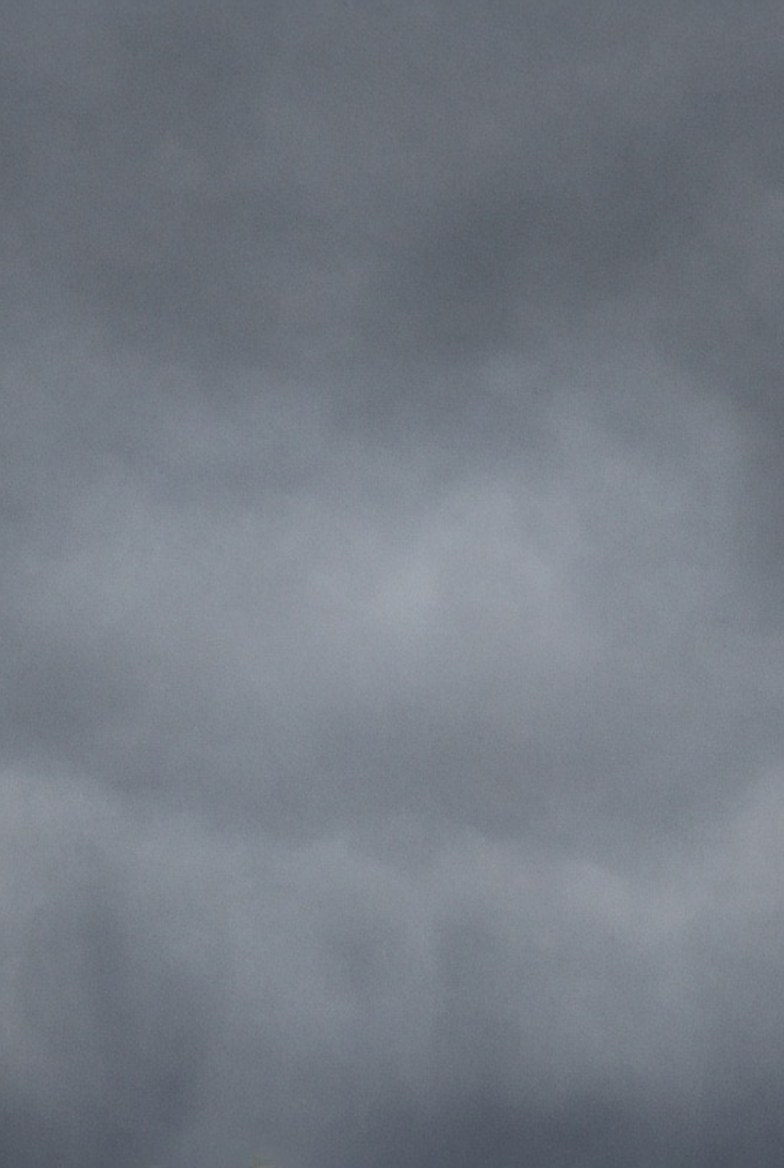
#> input picture virga.jpg, 784 x 1168 px, found by its file name
$ python make-og.py --sky virga.jpg --time 16:03 --word virga --out og-virga.jpg
#> lines starting #> are read from the running program, lines starting #| are printed output that depends on the picture
#!/usr/bin/env python3
"""Compose Sky Instrument og:{word}.jpg — 1200x630 sky + paper bar + mono caption.

Usage:
  python3 make-og.py --sky virga.jpg --time 16:03 --word virga --out og-virga.jpg

Requires: Pillow (pip install pillow)
"""
from __future__ import annotations

import argparse
from pathlib import Path

from PIL import Image, ImageDraw, ImageFont


W, H = 1200, 630
BAR_H = 96
PAPER = (243, 241, 236)  # #f3f1ec
INK = (22, 22, 22)  # #161616
PAD_X = 40


def load_font(size: int) -> ImageFont.FreeTypeFont | ImageFont.ImageFont:
    candidates = [
        "/usr/share/fonts/truetype/ibm-plex/IBMPlexMono-Regular.ttf",
        "/usr/share/fonts/truetype/dejavu/DejaVuSansMono.ttf",
        "/System/Library/Fonts/Menlo.ttc",
        "C:/Windows/Fonts/consola.ttf",
    ]
    for path in candidates:
        p = Path(path)
        if p.exists():
            try:
                return ImageFont.truetype(str(p), size=size)
            except OSError:
                continue
    return ImageFont.load_default()


def main() -> None:
    ap = argparse.ArgumentParser(description="Sky Instrument OG card composer")
    ap.add_argument("--sky", required=True, help="Path to sky JPG")
    ap.add_argument("--time", required=True, help="HH:MM")
    ap.add_argument("--word", required=True, help="lowercase state word")
    ap.add_argument("--out", required=True, help="Output og JPG path")
    args = ap.parse_args()

    sky = Image.open(args.sky).convert("RGB")
#> sky is the input picture: PIL image 784x1168 RGB; mean R, G, B 115.7, 122.3, 132
    sky_h = H - BAR_H
    # Cover-crop into the sky band
    scale = max(W / sky.width, sky_h / sky.height)
#> scale = 1.53
    nw, nh = int(sky.width * scale), int(sky.height * scale)
#> nw = 1200; nh = 1787
    sky = sky.resize((nw, nh), Image.Resampling.LANCZOS)
#> sky: PIL image 1200x1787 RGB
    left = (nw - W) // 2
#> left = 0
    top = (nh - sky_h) // 2
#> top = 626
    sky = sky.crop((left, top, left + W, top + sky_h))
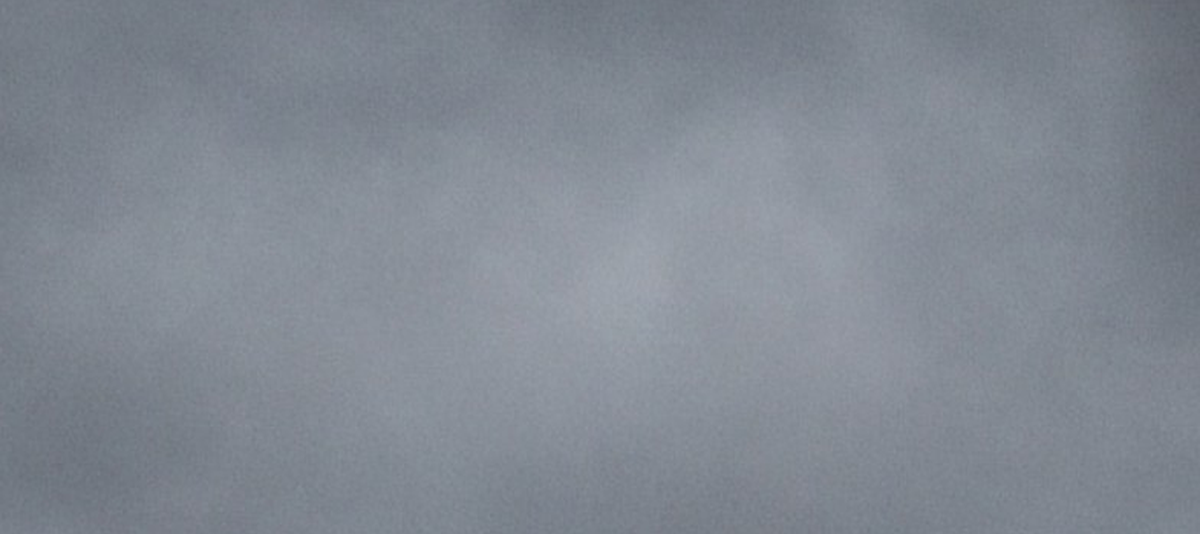
#> sky: PIL image 1200x534 RGB; mean R, G, B 129.8, 136.9, 146.8

    canvas = Image.new("RGB", (W, H), PAPER)
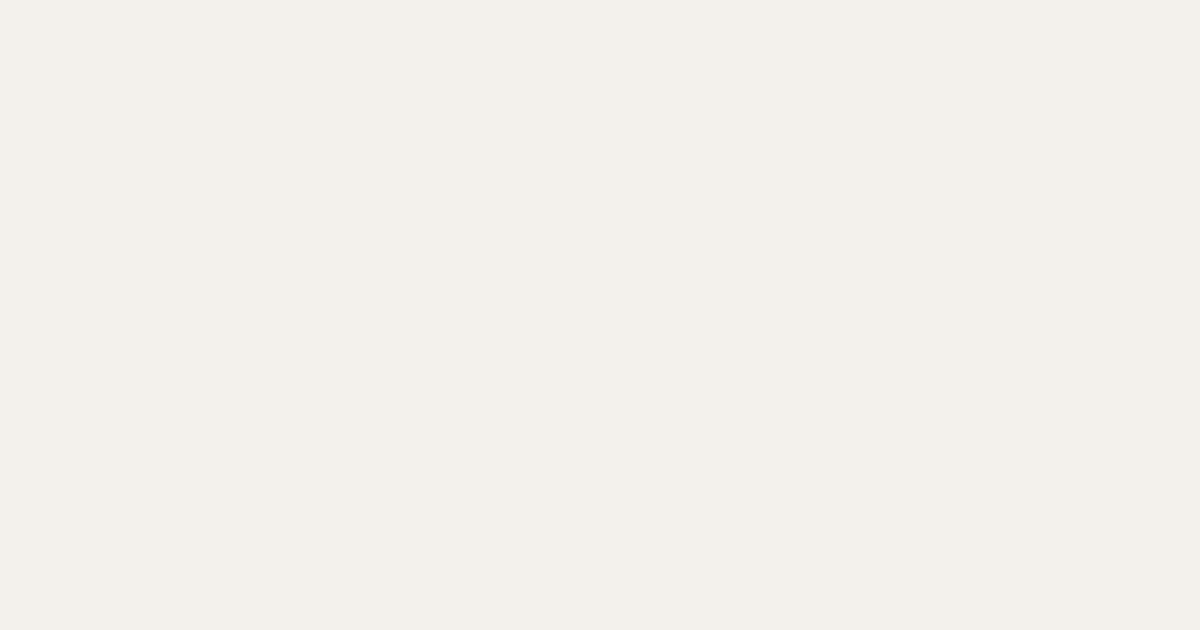
#> canvas: PIL image 1200x630 RGB; mean R, G, B 243, 241, 236
    canvas.paste(sky, (0, 0))
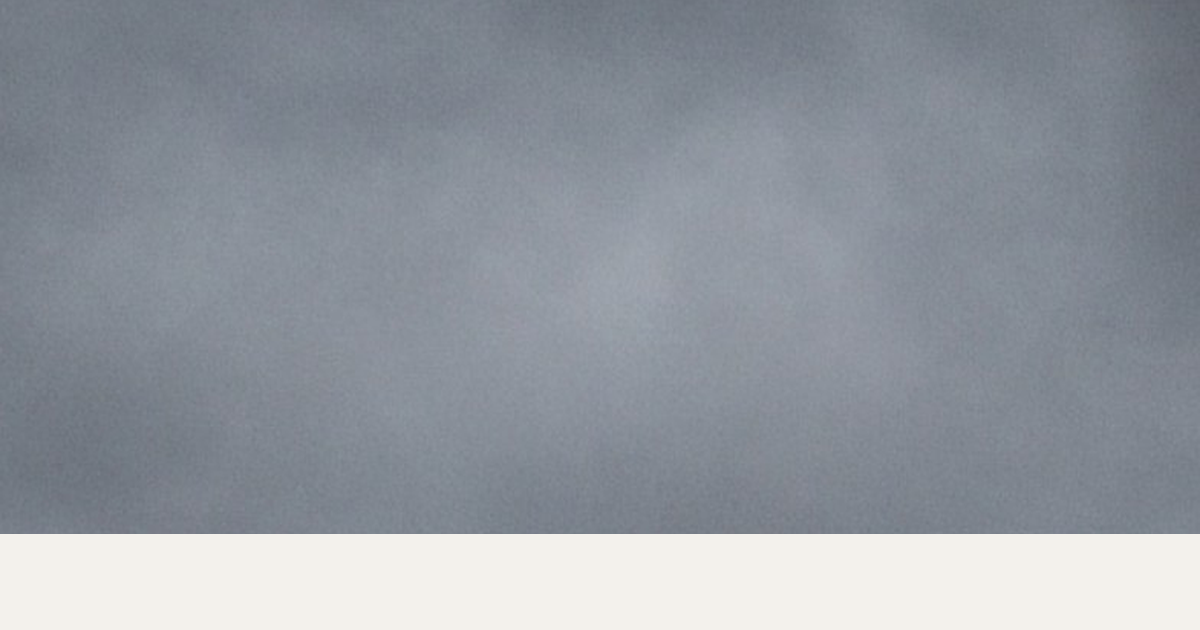
#> canvas: PIL image 1200x630 RGB; mean R, G, B 147.1, 152.8, 160.4
    draw = ImageDraw.Draw(canvas)
    draw.rectangle((0, sky_h, W, H), fill=PAPER)

    caption = f"{args.time} {args.word.lower()}"
    font = load_font(28)
    draw.text((PAD_X, sky_h + (BAR_H - 28) // 2 - 2), caption, fill=INK, font=font)

    out = Path(args.out)
    canvas.save(out, format="JPEG", quality=90, optimize=True)
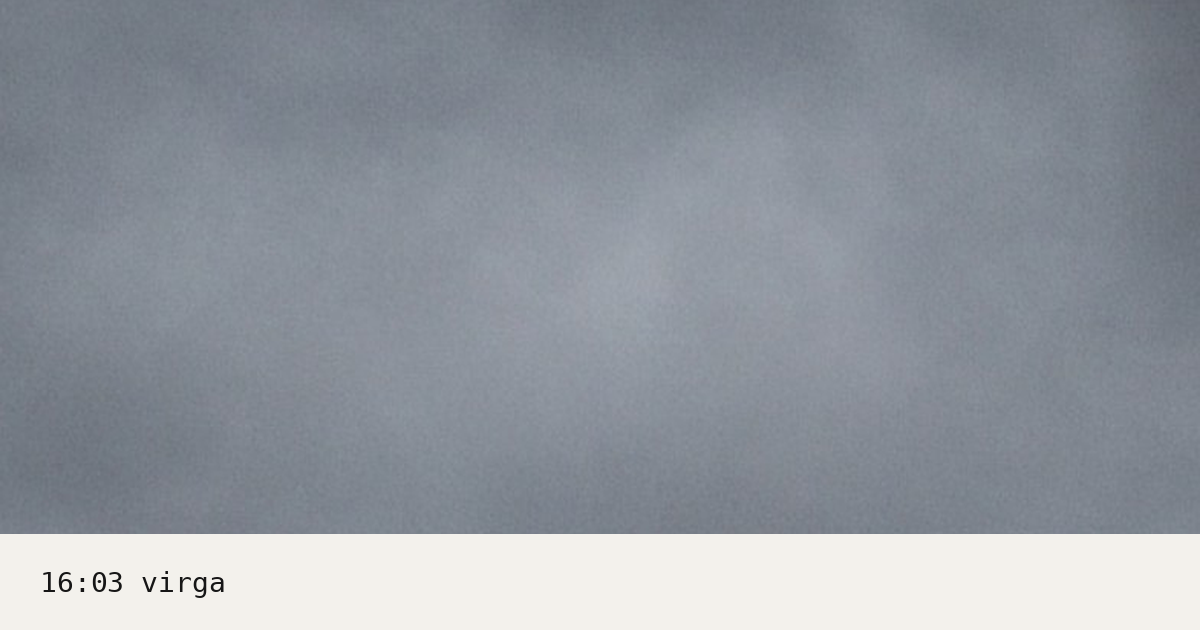
#> saved as og-virga.jpg: PIL image 1200x630 RGB; mean R, G, B 146.8, 152.5, 160.1
    print(f"wrote {out} ({W}x{H})")


if __name__ == "__main__":
    main()
